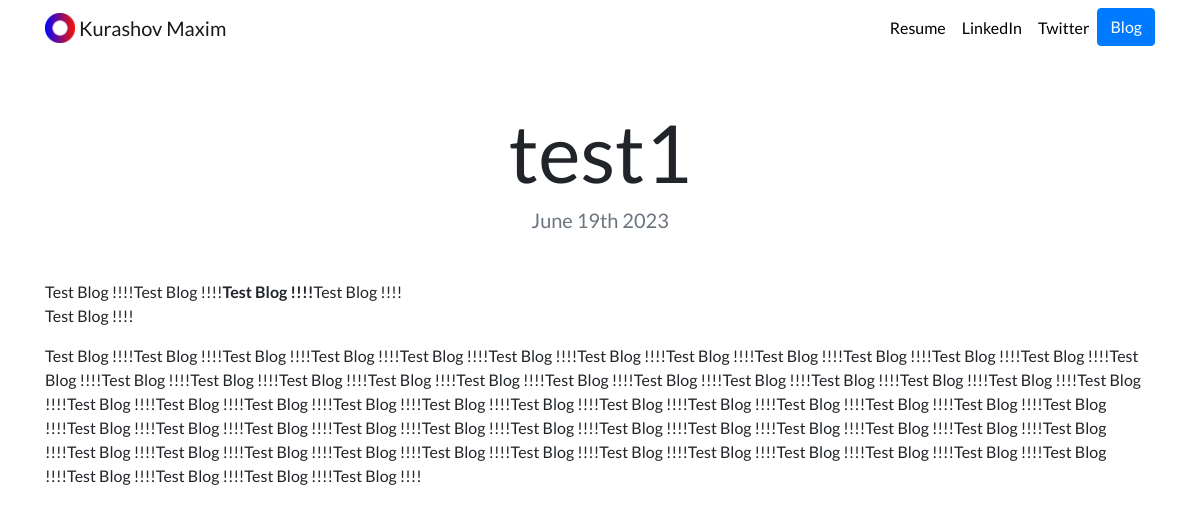
Page /blog/1/ on the committed database.
### blog/models.py (models this page shows, shortened)
class Blog(models.Model):
    title = models.CharField(max_length=200)
    description = models.TextField()
    date = models.DateField()

### blog/views.py (the view)
# urls.py: path("<int:blog_id>/", views.detail, name="detail"),
def detail(request, blog_id):
    blog = get_object_or_404(Blog, pk=blog_id)
    return render(request, 'blog/detail.html',{'blog':blog})

### blog/templates/blog/detail.html
{% extends "portfolio/base.html" %}
{% load static %}
{% block content %}
<h1 class="text-center mt-5" id="blogdetailtitle">{{ blog.title }}</h1>
<h5 class="text-center text-muted mb-5">{{ blog.date|date:'F jS Y' }}</h5>
{{ blog.description|safe }}
{% endblock %}

### portfolio/static/portfolio/custom.css (style rules this page uses)
body { font-family: 'Lato', sans-serif; }
@media (min-width: 992px) { #blogdetailtitle { font-size: 5rem; } }

### rows in the picture
Blog: title "test1", date "June 19th 2023", description "Test Blog !!!!Test Blog !!!! Test Blog !!!! Test Blog !!!! Test Blog !!!! Test Blog !!!!Test Blog !!!!Test Blog !!!!Test Blog !!!!Test Blog !!!!Test Blog !!!!Test Blog !!!!Test Blog !!!!Test Blog !!!!Test Blog !!!!Test Blog !!!!Test Blog !!!!Test Blog !!!!Test Blog !!!!Test Blog !!!!Test Blog !!!!Test Blog !!!!Test Blog !!!!Test Blog !!!!Test Blog !!!!Test Blog !!!!Test Blog !!!!Test Blog !!!!Test Blog !!!!Test Blog !!!!Test Blog !!!!Test Blog !!!!Test Blog !!!!Test Blog !!!!Test Blog !!!!Test Blog !!!!Test Blog !!!!Test Blog !!!!Test Blog !!!!Test Blog !!!!Test Blog !!!!Test Blog !!!!Test Blog !!!!Test Blog !!!!Test Blog !!!!Test Blog !!!!Test Blog !!!!Test Blog !!!!Test Blog !!!!Test Blog…"
